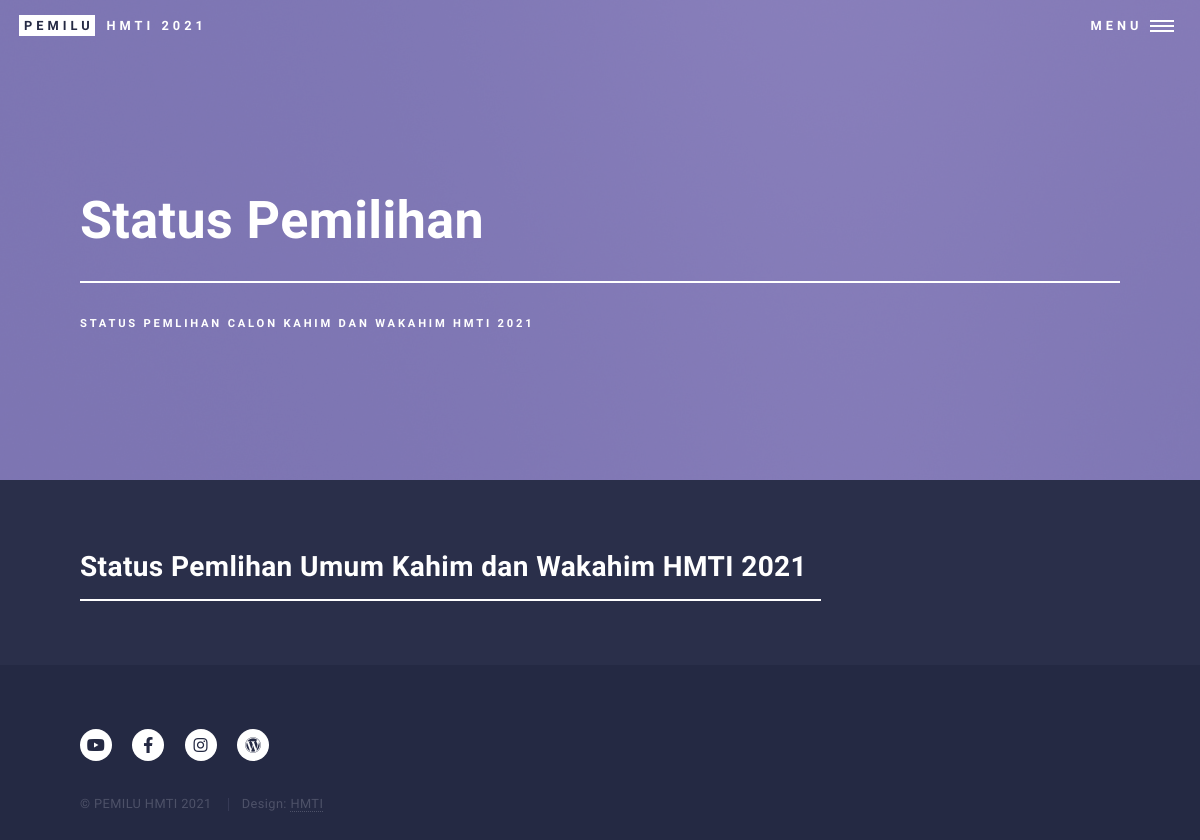
Before: /status_voting.php with the older database file.
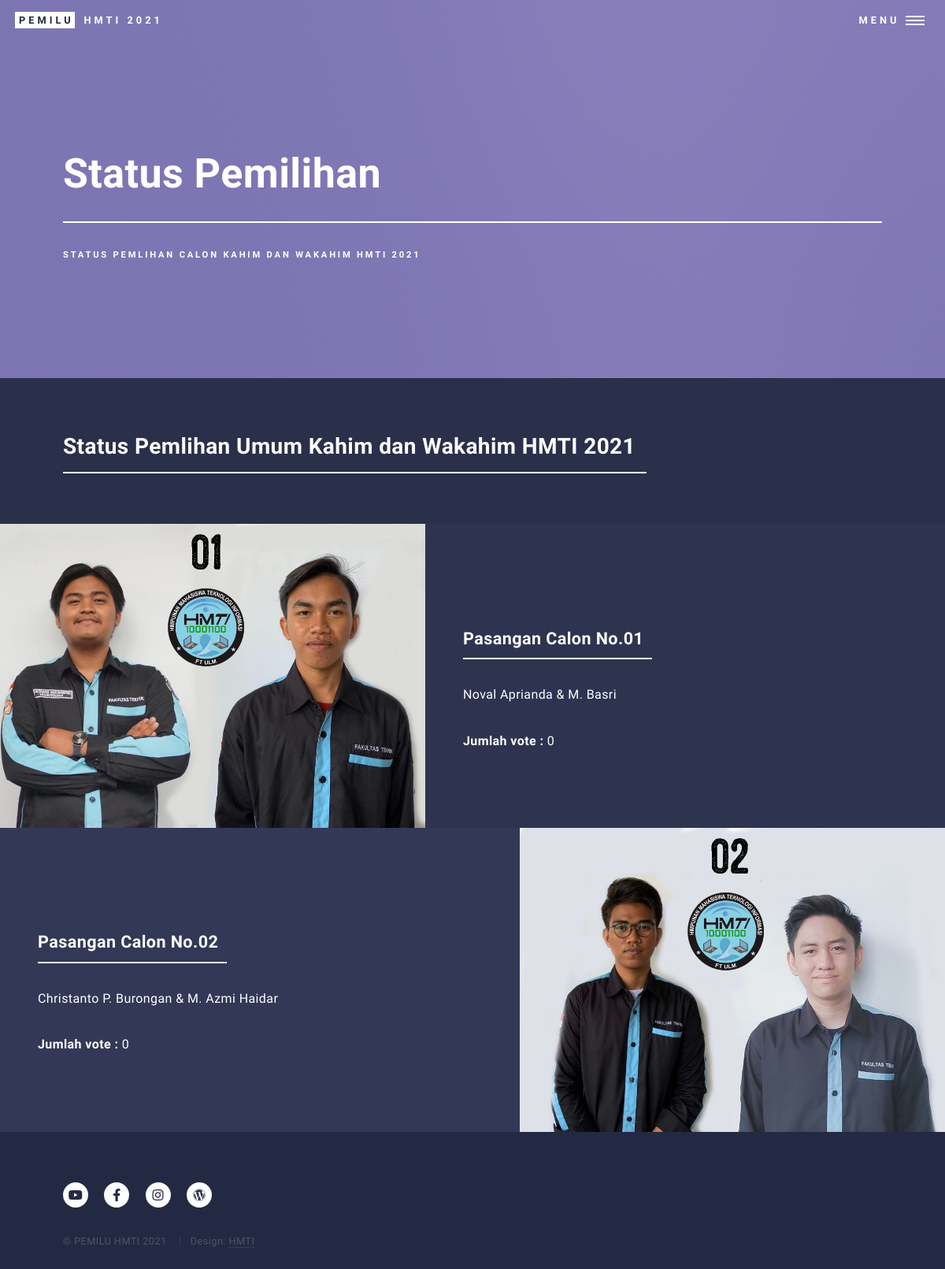
After: the same page with the newer database file.
### tables this page shows
CREATE TABLE `calon` (
  `no_urut` int(11) NOT NULL,
  `nim_calon_ketua` varchar(15) NOT NULL,
  `nim_calon_wakil` varchar(15) NOT NULL,
  `foto_pasangan_calon` varchar(250) NOT NULL
);

CREATE TABLE `biodata_calon` (
  `nim_calon` varchar(15) NOT NULL,
  `nama_calon` varchar(50) NOT NULL,
  `angkatan` int(11) NOT NULL,
  `tempat_lahir` varchar(25) NOT NULL,
  `tanggal_lahir` date NOT NULL,
  `jenis_kelamin` varchar(15) NOT NULL,
  `foto` varchar(250) NOT NULL,
  `instagram` varchar(25) NOT NULL
);

CREATE TABLE `vote` (
  `id_vote` int(11) NOT NULL,
  `no_urut` int(11) NOT NULL,
  `jumlah_vote` int(11) NOT NULL
);

### status_voting.php (the view, shortened to what this page needs)
<?php
require_once("koneksi.php");
$ambildata = $pdo_conn->prepare("SELECT * FROM calon, biodata_calon WHERE  calon.nim_calon_ketua=biodata_calon.nim_calon ORDER BY no_urut ASC");
$ambildata->execute();
$ketua = $ambildata->fetchAll();
$jumlah = count($ketua);
$ambildata2 = $pdo_conn->prepare("SELECT * FROM calon, biodata_calon WHERE  calon.nim_calon_wakil=biodata_calon.nim_calon ORDER BY no_urut ASC");
$ambildata2->execute();
$wakil = $ambildata2->fetchAll();
$ambildata3 = $pdo_conn->prepare("SELECT * FROM vote ORDER BY no_urut ASC");
$ambildata3->execute();
$voting = $ambildata3->fetchAll();
?>
<!DOCTYPE HTML>
<html>
<head>
    <link rel="stylesheet" href="assets/css/main.css" />
</head>
<body class="is-preload">
    <div id="wrapper">
        <header id="header" class="alt">
            <a href="beranda.html" class="logo"><strong>Pemilu</strong> <span>HMTI 2021</span></a>
            <nav>
                <a href="#menu">Menu</a>
            </nav>
        </header>
        <section id="banner" class="style2">
            <div class="inner">
                <header class="major">
                    <h1>Status Pemilihan </h1>
                </header>
                <div class="content">
                    <p>Status Pemlihan Calon Kahim dan Wakahim HMTI 2021</p>
                </div>
            </div>
        </section>
        <div id="main">
            <section id="one">
                <div class="inner">
                    <header class="major">
                        <h2>Status Pemlihan Umum Kahim dan Wakahim HMTI 2021</h2>
                    </header>
                </div>
            </section>
            <section id="two" class="spotlights">
                <?php
        		if(!empty($ketua) && !empty($wakil) && !empty($voting)) {
					for($i=0; $i<$jumlah; $i++) {
        		?>
                <section>
                    <a href="images/<?php echo $ketua[$i]["foto_pasangan_calon"]; ?>" class="image">
                        <img src="images/<?php echo $ketua[$i]["foto_pasangan_calon"]; ?>" alt="" data-position="center center" />
                    </a>
                    <div class="content">
                        <div class="inner">
                            <header class="major">
                                <h3>Pasangan Calon No.0<?php echo $ketua[$i]["no_urut"]; ?></h3>
                            </header>
                            <p><?php echo $ketua[$i]["nama_calon"]." & ".$wakil[$i]["nama_calon"]; ?></p>
                            <h8><b>Jumlah vote :</b> <?php echo $voting[$i]["jumlah_vote"]; ?> </h8>
                        </div>
                    </div>
                </section>
                <?php
					}
				}
				?>
            </section>
        </div>
        <footer id="footer">
            <div class="inner">
                <ul class="icons">
                    <li><a href="https://www.youtube.com/channel/UCBWvors8mO16aa-GCyscrKw"
                            class="icon brands alt fa-youtube"><span class="label">Twitter</span></a></li>
                    <li><a href="https://www.facebook.com/HMTIFTunlam/" class="icon brands alt fa-facebook-f"></a></li>
                    <li><a href="https://www.instagram.com/hmti_ftulm/" class="icon brands alt fa-instagram"></a></li>
                    <li><a href="https://www.hmti.ft.ulm.ac.id/" class="icon brands alt fa-wordpress"></a></li>
                </ul>
                <ul class="copyright">
                    <li>&copy; PEMILU HMTI 2021</li>
                    <li>Design: <a href="https://www.hmti.ft.ulm.ac.id/">HMTI</a></li>
                </ul>
            </div>
        </footer>
    </div>
</body>
</html>

Changed rows visible on the page:
now on this page (row unchanged): calon: foto_pasangan_calon (picture), no_urut "1", nim_calon_ketua.nama_calon "Noval Aprianda", nim_calon_wakil.nama_calon "M. Basri"
added vote: jumlah_vote "0"
now on this page (row unchanged): calon: foto_pasangan_calon (picture), no_urut "2", nim_calon_ketua.nama_calon "Christanto P. Burongan", nim_calon_wakil.nama_calon "M. Azmi Haidar"
added vote: jumlah_vote "0"
